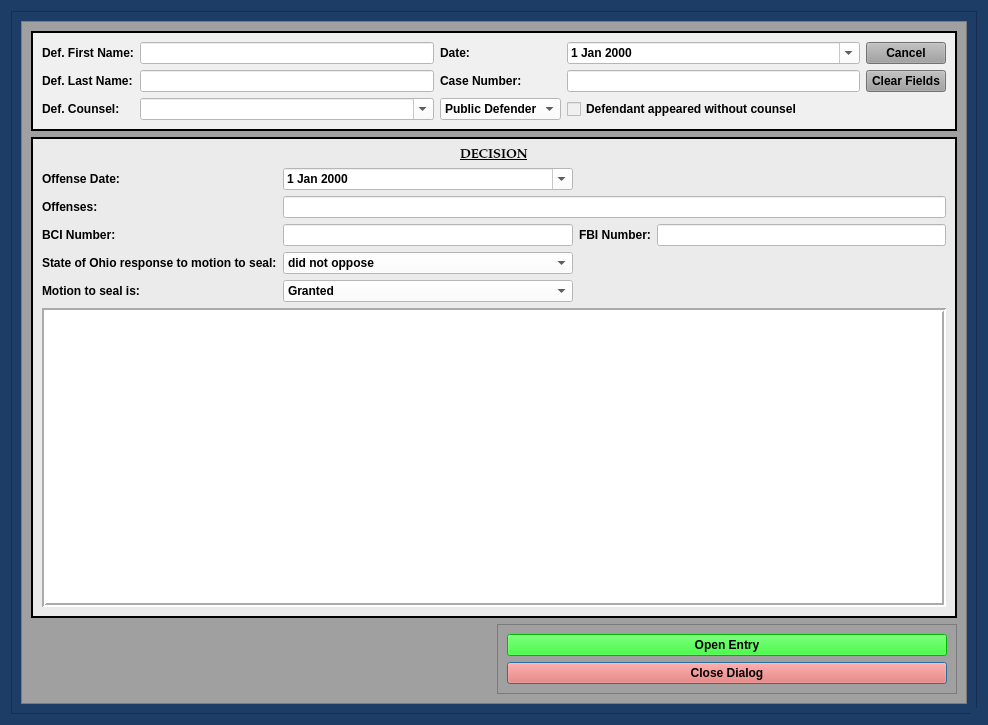
<?xml version="1.0" encoding="UTF-8"?>
<ui version="4.0">
 <class>CriminalSealingEntryDialog</class>
 <widget class="QDialog" name="CriminalSealingEntryDialog">
  <property name="windowModality">
   <enum>Qt::NonModal</enum>
  </property>
  <property name="enabled">
   <bool>true</bool>
  </property>
  <property name="geometry">
   <rect>
    <x>0</x>
    <y>0</y>
    <width>988</width>
    <height>725</height>
   </rect>
  </property>
  <property name="sizePolicy">
   <sizepolicy hsizetype="Preferred" vsizetype="Preferred">
    <horstretch>0</horstretch>
    <verstretch>0</verstretch>
   </sizepolicy>
  </property>
  <property name="minimumSize">
   <size>
    <width>0</width>
    <height>0</height>
   </size>
  </property>
  <property name="maximumSize">
   <size>
    <width>2500</width>
    <height>3500</height>
   </size>
  </property>
  <property name="palette">
   <palette>
    <active>
     <colorrole role="Button">
      <brush brushstyle="SolidPattern">
       <color alpha="255">
        <red>29</red>
        <green>61</green>
        <blue>102</blue>
       </color>
      </brush>
     </colorrole>
     <colorrole role="Base">
      <brush brushstyle="SolidPattern">
       <color alpha="255">
        <red>29</red>
        <green>61</green>
        <blue>102</blue>
       </color>
      </brush>
     </colorrole>
     <colorrole role="Window">
      <brush brushstyle="SolidPattern">
       <color alpha="255">
        <red>29</red>
        <green>61</green>
        <blue>102</blue>
       </color>
      </brush>
     </colorrole>
    </active>
    <inactive>
     <colorrole role="Button">
      <brush brushstyle="SolidPattern">
       <color alpha="255">
        <red>29</red>
        <green>61</green>
        <blue>102</blue>
       </color>
      </brush>
     </colorrole>
     <colorrole role="Base">
      <brush brushstyle="SolidPattern">
       <color alpha="255">
        <red>29</red>
        <green>61</green>
        <blue>102</blue>
       </color>
      </brush>
     </colorrole>
     <colorrole role="Window">
      <brush brushstyle="SolidPattern">
       <color alpha="255">
        <red>29</red>
        <green>61</green>
        <blue>102</blue>
       </color>
      </brush>
     </colorrole>
    </inactive>
    <disabled>
     <colorrole role="Button">
      <brush brushstyle="SolidPattern">
       <color alpha="255">
        <red>29</red>
        <green>61</green>
        <blue>102</blue>
       </color>
      </brush>
     </colorrole>
     <colorrole role="Base">
      <brush brushstyle="SolidPattern">
       <color alpha="255">
        <red>29</red>
        <green>61</green>
        <blue>102</blue>
       </color>
      </brush>
     </colorrole>
     <colorrole role="Window">
      <brush brushstyle="SolidPattern">
       <color alpha="255">
        <red>29</red>
        <green>61</green>
        <blue>102</blue>
       </color>
      </brush>
     </colorrole>
    </disabled>
   </palette>
  </property>
  <property name="font">
   <font>
    <family>Palatino Linotype</family>
    <pointsize>10</pointsize>
    <weight>75</weight>
    <italic>false</italic>
    <bold>true</bold>
   </font>
  </property>
  <property name="windowTitle">
   <string>Criminal Sealing Entry Case Information</string>
  </property>
  <property name="toolTip">
   <string/>
  </property>
  <property name="styleSheet">
   <string notr="true">background-color: rgb(29, 61, 102);
font: 75 10pt &quot;Palatino Linotype&quot;;
font-weight: bold;</string>
  </property>
  <property name="sizeGripEnabled">
   <bool>true</bool>
  </property>
  <property name="modal">
   <bool>true</bool>
  </property>
  <layout class="QGridLayout" name="gridLayout_8">
   <item row="0" column="0">
    <widget class="QFrame" name="frame_4">
     <property name="styleSheet">
      <string notr="true">background-color: rgb(29, 61, 102);</string>
     </property>
     <property name="frameShape">
      <enum>QFrame::StyledPanel</enum>
     </property>
     <property name="frameShadow">
      <enum>QFrame::Raised</enum>
     </property>
     <layout class="QGridLayout" name="gridLayout_4">
      <item row="0" column="0">
       <widget class="QScrollArea" name="scrollArea">
        <property name="focusPolicy">
         <enum>Qt::NoFocus</enum>
        </property>
        <property name="styleSheet">
         <string notr="true">background-color: rgb(160, 160, 160);</string>
        </property>
        <property name="widgetResizable">
         <bool>true</bool>
        </property>
        <widget class="QWidget" name="scrollAreaWidgetContents">
         <property name="geometry">
          <rect>
           <x>0</x>
           <y>0</y>
           <width>948</width>
           <height>685</height>
          </rect>
         </property>
         <layout class="QGridLayout" name="gridLayout_2">
          <item row="0" column="0" colspan="2">
           <widget class="QFrame" name="case_name_Frame">
            <property name="sizePolicy">
             <sizepolicy hsizetype="Preferred" vsizetype="Preferred">
              <horstretch>0</horstretch>
              <verstretch>0</verstretch>
             </sizepolicy>
            </property>
            <property name="styleSheet">
             <string notr="true">background-color: rgb(240, 240, 240);</string>
            </property>
            <property name="frameShape">
             <enum>QFrame::Box</enum>
            </property>
            <property name="frameShadow">
             <enum>QFrame::Plain</enum>
            </property>
            <property name="lineWidth">
             <number>2</number>
            </property>
            <layout class="QGridLayout" name="gridLayout" columnstretch="0,0,0,0,0">
             <item row="0" column="0">
              <widget class="QLabel" name="label">
               <property name="text">
                <string>Def. First Name:</string>
               </property>
              </widget>
             </item>
             <item row="1" column="3">
              <widget class="QLineEdit" name="case_number_lineEdit">
               <property name="maximumSize">
                <size>
                 <width>500</width>
                 <height>16777215</height>
                </size>
               </property>
               <property name="styleSheet">
                <string notr="true">background-color: rgb(255, 255, 255);</string>
               </property>
              </widget>
             </item>
             <item row="0" column="3">
              <widget class="NoScrollDateEdit" name="plea_trial_date">
               <property name="focusPolicy">
                <enum>Qt::NoFocus</enum>
               </property>
               <property name="styleSheet">
                <string notr="true">color: rgb(0, 0, 0);
background-color: rgb(255, 255, 255);</string>
               </property>
               <property name="calendarPopup">
                <bool>true</bool>
               </property>
              </widget>
             </item>
             <item row="2" column="2">
              <widget class="NoScrollComboBox" name="defense_counsel_type_box">
               <property name="styleSheet">
                <string notr="true">background-color: rgb(255, 255, 255);</string>
               </property>
               <item>
                <property name="text">
                 <string>Public Defender</string>
                </property>
               </item>
               <item>
                <property name="text">
                 <string>Private Counsel</string>
                </property>
               </item>
              </widget>
             </item>
             <item row="1" column="0">
              <widget class="QLabel" name="label_2">
               <property name="text">
                <string>Def. Last Name:</string>
               </property>
              </widget>
             </item>
             <item row="2" column="3">
              <widget class="QCheckBox" name="defense_counsel_waived_checkBox">
               <property name="text">
                <string>Defendant appeared without counsel</string>
               </property>
              </widget>
             </item>
             <item row="1" column="1">
              <widget class="QLineEdit" name="defendant_last_name_lineEdit">
               <property name="enabled">
                <bool>true</bool>
               </property>
               <property name="styleSheet">
                <string notr="true">background-color: rgb(255, 255, 255);</string>
               </property>
              </widget>
             </item>
             <item row="0" column="2">
              <widget class="QLabel" name="label_26">
               <property name="text">
                <string>Date:</string>
               </property>
              </widget>
             </item>
             <item row="1" column="2">
              <widget class="QLabel" name="label_3">
               <property name="text">
                <string>Case Number:</string>
               </property>
              </widget>
             </item>
             <item row="0" column="4">
              <widget class="QPushButton" name="cancel_Button">
               <property name="focusPolicy">
                <enum>Qt::NoFocus</enum>
               </property>
               <property name="styleSheet">
                <string notr="true">background-color: rgb(160, 160, 160);</string>
               </property>
               <property name="text">
                <string>Cancel</string>
               </property>
              </widget>
             </item>
             <item row="0" column="1">
              <widget class="QLineEdit" name="defendant_first_name_lineEdit">
               <property name="styleSheet">
                <string notr="true">background-color: rgb(255, 255, 255);</string>
               </property>
              </widget>
             </item>
             <item row="2" column="1">
              <widget class="DefenseCounselComboBox" name="defense_counsel_name_box">
               <property name="styleSheet">
                <string notr="true">background-color: rgb(255, 255, 255);</string>
               </property>
               <property name="editable">
                <bool>true</bool>
               </property>
              </widget>
             </item>
             <item row="1" column="4">
              <widget class="QPushButton" name="clear_fields_case_Button">
               <property name="focusPolicy">
                <enum>Qt::NoFocus</enum>
               </property>
               <property name="styleSheet">
                <string notr="true">background-color: rgb(160, 160, 160);</string>
               </property>
               <property name="text">
                <string>Clear Fields</string>
               </property>
              </widget>
             </item>
             <item row="2" column="0">
              <widget class="QLabel" name="label_24">
               <property name="text">
                <string>Def. Counsel:</string>
               </property>
              </widget>
             </item>
            </layout>
           </widget>
          </item>
          <item row="2" column="1">
           <widget class="QFrame" name="frame_8">
            <property name="styleSheet">
             <string notr="true">background-color: rgb(160, 160, 160);</string>
            </property>
            <property name="frameShape">
             <enum>QFrame::StyledPanel</enum>
            </property>
            <property name="frameShadow">
             <enum>QFrame::Raised</enum>
            </property>
            <layout class="QGridLayout" name="gridLayout_10">
             <item row="0" column="0">
              <widget class="QPushButton" name="create_entry_Button">
               <property name="styleSheet">
                <string notr="true">background-color: rgb(0, 255, 0);
font: 75 11pt &quot;Palatino Linotype&quot;;
font-weight: bold;</string>
               </property>
               <property name="text">
                <string>Open Entry</string>
               </property>
               <property name="autoDefault">
                <bool>false</bool>
               </property>
              </widget>
             </item>
             <item row="2" column="0">
              <widget class="QPushButton" name="close_dialog_Button">
               <property name="styleSheet">
                <string notr="true">background-color: rgb(255, 96, 82);
font: 75 11pt &quot;Palatino Linotype&quot;;
font-weight: bold;</string>
               </property>
               <property name="text">
                <string>Close Dialog</string>
               </property>
              </widget>
             </item>
            </layout>
           </widget>
          </item>
          <item row="1" column="0" colspan="2">
           <widget class="QFrame" name="frame">
            <property name="styleSheet">
             <string notr="true">background-color: rgb(235, 235, 235);</string>
            </property>
            <property name="frameShape">
             <enum>QFrame::Box</enum>
            </property>
            <property name="frameShadow">
             <enum>QFrame::Plain</enum>
            </property>
            <property name="lineWidth">
             <number>2</number>
            </property>
            <layout class="QGridLayout" name="gridLayout_6" rowstretch="0,0,0,0,0,0,0,0">
             <item row="7" column="0" colspan="4">
              <widget class="QPlainTextEdit" name="entry_content_textEdit">
               <property name="styleSheet">
                <string notr="true">background-color: rgb(255, 255, 255);</string>
               </property>
               <property name="frameShape">
                <enum>QFrame::Box</enum>
               </property>
               <property name="lineWidth">
                <number>2</number>
               </property>
              </widget>
             </item>
             <item row="0" column="0" colspan="4">
              <widget class="QLabel" name="label_4">
               <property name="font">
                <font>
                 <family>Palatino Linotype</family>
                 <pointsize>10</pointsize>
                 <weight>75</weight>
                 <italic>false</italic>
                 <bold>true</bold>
                 <underline>true</underline>
                </font>
               </property>
               <property name="text">
                <string>DECISION</string>
               </property>
               <property name="alignment">
                <set>Qt::AlignCenter</set>
               </property>
              </widget>
             </item>
             <item row="2" column="1" colspan="3">
              <widget class="QLineEdit" name="offense_line_edit">
               <property name="styleSheet">
                <string notr="true">background-color: rgb(255, 255, 255);</string>
               </property>
              </widget>
             </item>
             <item row="3" column="3">
              <widget class="QLineEdit" name="fbi_number_line_edit">
               <property name="styleSheet">
                <string notr="true">background-color: rgb(255, 255, 255);</string>
               </property>
              </widget>
             </item>
             <item row="1" column="0">
              <widget class="QLabel" name="label_8">
               <property name="text">
                <string>Offense Date:</string>
               </property>
              </widget>
             </item>
             <item row="5" column="0">
              <widget class="QLabel" name="label_6">
               <property name="text">
                <string>State of Ohio response to motion to seal:</string>
               </property>
              </widget>
             </item>
             <item row="5" column="1">
              <widget class="NoScrollComboBox" name="state_response_box">
               <property name="styleSheet">
                <string notr="true">background-color: rgb(255, 255, 255);</string>
               </property>
               <item>
                <property name="text">
                 <string>did not oppose</string>
                </property>
               </item>
               <item>
                <property name="text">
                 <string>opposed</string>
                </property>
               </item>
              </widget>
             </item>
             <item row="1" column="1">
              <widget class="NoScrollDateEdit" name="offense_date">
               <property name="styleSheet">
                <string notr="true">background-color: rgb(255, 255, 255);
color: rgb(0, 0, 0);</string>
               </property>
               <property name="calendarPopup">
                <bool>true</bool>
               </property>
              </widget>
             </item>
             <item row="3" column="2">
              <widget class="QLabel" name="label_10">
               <property name="text">
                <string>FBI Number:</string>
               </property>
              </widget>
             </item>
             <item row="3" column="0">
              <widget class="QLabel" name="label_9">
               <property name="text">
                <string>BCI Number:</string>
               </property>
              </widget>
             </item>
             <item row="2" column="0">
              <widget class="QLabel" name="label_7">
               <property name="text">
                <string>Offenses:</string>
               </property>
              </widget>
             </item>
             <item row="3" column="1">
              <widget class="QLineEdit" name="bci_number_line_edit">
               <property name="styleSheet">
                <string notr="true">background-color: rgb(255, 255, 255);</string>
               </property>
              </widget>
             </item>
             <item row="6" column="0">
              <widget class="QLabel" name="label_5">
               <property name="text">
                <string>Motion to seal is:</string>
               </property>
              </widget>
             </item>
             <item row="6" column="1">
              <widget class="NoScrollComboBox" name="seal_decision_box">
               <property name="styleSheet">
                <string notr="true">background-color: rgb(255, 255, 255);</string>
               </property>
               <item>
                <property name="text">
                 <string>Granted</string>
                </property>
               </item>
               <item>
                <property name="text">
                 <string>Denied - with reason</string>
                </property>
               </item>
               <item>
                <property name="text">
                 <string>Denied - ineligible</string>
                </property>
               </item>
              </widget>
             </item>
            </layout>
           </widget>
          </item>
         </layout>
        </widget>
       </widget>
      </item>
     </layout>
    </widget>
   </item>
  </layout>
 </widget>
 <customwidgets>
  <customwidget>
   <class>NoScrollDateEdit</class>
   <extends>QDateEdit</extends>
   <header>munientry.widgets.custom_widgets</header>
  </customwidget>
  <customwidget>
   <class>NoScrollComboBox</class>
   <extends>QComboBox</extends>
   <header>munientry.widgets.combo_boxes</header>
  </customwidget>
  <customwidget>
   <class>DefenseCounselComboBox</class>
   <extends>QComboBox</extends>
   <header>munientry.widgets.combo_boxes</header>
  </customwidget>
 </customwidgets>
 <tabstops>
  <tabstop>defendant_first_name_lineEdit</tabstop>
  <tabstop>defendant_last_name_lineEdit</tabstop>
  <tabstop>case_number_lineEdit</tabstop>
  <tabstop>defense_counsel_name_box</tabstop>
  <tabstop>defense_counsel_type_box</tabstop>
  <tabstop>defense_counsel_waived_checkBox</tabstop>
  <tabstop>state_response_box</tabstop>
  <tabstop>entry_content_textEdit</tabstop>
  <tabstop>create_entry_Button</tabstop>
  <tabstop>close_dialog_Button</tabstop>
 </tabstops>
 <resources/>
 <connections/>
 <slots>
  <slot>create_entry()</slot>
  <slot>continue_dialog()</slot>
  <slot>close_window()</slot>
  <slot>set_dialog()</slot>
  <slot>update_case_information()</slot>
  <slot>ovi_dialog()</slot>
  <slot>sentencing_dialog()</slot>
  <slot>proceed_to_sentencing()</slot>
  <slot>proceed_to_ovi()</slot>
  <slot>add_charge()</slot>
  <slot>set_statute()</slot>
  <slot>set_pay_date()</slot>
  <slot>amend_offense()</slot>
  <slot>set_offense()</slot>
  <slot>add_charge_to_view()</slot>
  <slot>delete_charge()</slot>
  <slot>delete_charge_from_view()</slot>
  <slot>close_event()</slot>
  <slot>set_fra_in_file()</slot>
  <slot>set_fra_in_court()</slot>
  <slot>start_add_conditions_dialog()</slot>
  <slot>start_amend_offense_dialog()</slot>
 </slots>
</ui>
